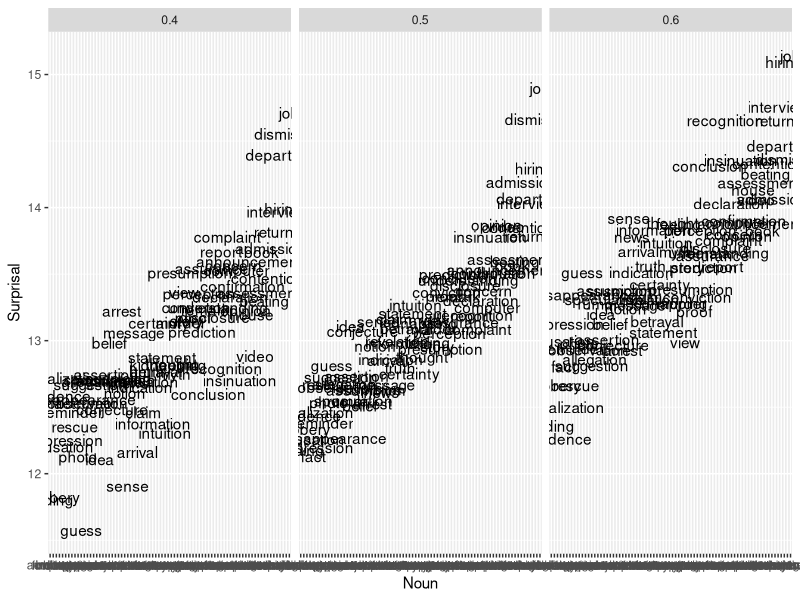

Generate this figure with R: (Note: this script raises an error after producing the figure.)
library(tidyr)
library(dplyr)



data = read.csv("averages_Coher.tsv", quote='"', sep="\t")



library(ggplot2)


library(lme4)


hasNewWords = unique((data %>% filter(Noun == "kidnapping"))$deletion_rate)

data = data %>% filter(deletion_rate %in% hasNewWords)

dataM = data %>% group_by(deletion_rate, Noun) %>% summarise(Surprisal = mean(Surprisal))

dataM2 = data %>% group_by(Noun) %>% summarise(Surprisal = mean(Surprisal))
dataM2 = dataM2[order(dataM2$Surprisal),]

dataM$Noun = factor(dataM$Noun, levels=dataM2$Noun)

plot = ggplot(dataM, aes(x=Noun, y=Surprisal)) + geom_text(aes(label=Noun)) + facet_wrap(~deletion_rate)
write.csv(dataM2, file="output/analyze_Coher.R")



data = data %>% select(-Condition.C) %>% pivot_wider(names_from=c(Condition), values_from=c(Surprisal, ThatFraction))

data$SurpDiff = data$Surprisal_g-data$Surprisal_u
data$ThatDiff = data$ThatFraction_g-data$ThatFraction_u

######################################################
# This seems like a good version for visualizing it



dataGrid = dataNormJudg %>% filter(Region %in% c("V2_0", "V2_1", "V1_0","V1_1", "EOS_0")) %>% group_by(deletion_rate, predictability_weight, Noun, RatioSC, Condition, ID) %>% summarise(Surprisal = sum(Surprisal)) %>% mutate(SurprisalLogLikRatio = (Surprisal) - (ifelse(Condition == "u", 25.7, 43)))

tValues = data.frame()
for(deletion_rate_ in unique(dataNormJudg$deletion_rate)) {
  for(predictability_weight_ in unique(dataNormJudg$predictability_weight)) {
          d2 = dataGrid %>% filter(deletion_rate==deletion_rate_, predictability_weight==predictability_weight_)
	  d2$RatioSC.C = d2$RatioSC-mean(d2$RatioSC, na.rm=TRUE)
	  d2$Condition.C = (d2$Condition=="u")-0.5

          if(nrow(d2) > 1) {
                  if(length(unique(d2$ID)) > 1) {
          tValue = coef(summary(lmer(SurprisalLogLikRatio ~ RatioSC.C*Condition.C + (1+Condition.C|Noun) + (1+RatioSC+RatioSC.C*Condition.C+Condition.C|ID), data=d2 %>% mutate(ID=as.factor(ID)))))[4,3]
                  } else {
          tValue = coef(summary(lm(SurprisalLogLikRatio ~ RatioSC.C*Condition.C, data=d2 %>% mutate(ID=as.factor(ID)))))[4,3]
                  }
          tValues = rbind(tValues, data.frame(predictability_weight=c(predictability_weight_), deletion_rate=c(deletion_rate_), tValue=c(paste("t =",round(tValue, 4)))))
	  }
}
}


dataGrid = dataGrid %>% group_by(deletion_rate, predictability_weight, Noun, RatioSC, Condition) %>% summarise(SurprisalLogLikRatio = mean(SurprisalLogLikRatio))

dataGridNorm = dataGrid %>% group_by(deletion_rate, predictability_weight) %>% summarise(MeanSurprisalLogLikRatio = mean(SurprisalLogLikRatio), SDSurprisalLogLikRatio = sd(SurprisalLogLikRatio))
dataGrid = merge(dataGrid, dataGridNorm, by=c("deletion_rate", "predictability_weight"))
ggplot(dataGrid, aes(x=RatioSC, y=(SurprisalLogLikRatio - MeanSurprisalLogLikRatio)/SDSurprisalLogLikRatio, group=Condition, color=Condition)) + geom_smooth(method='lm') + theme_bw() + geom_point() + geom_label(data=tValues, aes(x=-2, y=0, label=tValue, group=NA, color=NA)) + facet_grid(deletion_rate~predictability_weight, scales="free") + xlab("log P(SC|the NOUN)") + ylab("Predicted Ratings")
ggsave("figures/logLikelihoodRatio_NormJudg_NEW_grid.pdf", height=10, width=6)

ggplot(dataGrid, aes(x=RatioSC, y=(SurprisalLogLikRatio - MeanSurprisalLogLikRatio)/SDSurprisalLogLikRatio, group=Condition, color=Condition)) + geom_smooth(method='lm') + theme_bw() + geom_point(alpha=0.2) + facet_grid(deletion_rate~predictability_weight, scales="free") + xlab("log P(SC|the NOUN)") + ylab("Predicted Ratings")
ggsave("figures/logLikelihoodRatio_NormJudg_NEW_grid_plain.pdf", height=5, width=5)



dataGrid$Condition_ = as.factor(1-as.numeric(dataGrid$Condition))
ggplot(dataGrid %>% filter(predictability_weight == 0.5, deletion_rate %in% c(0.1, 0.3, 0.5, 0.7)), aes(x=RatioSC, y=(SurprisalLogLikRatio - MeanSurprisalLogLikRatio)/SDSurprisalLogLikRatio, group=Condition_, color=Condition_)) + geom_smooth(method='lm') + theme_bw() + geom_point(alpha=0.2) + facet_grid(deletion_rate~1, scales="free") + xlab("log P(SC|the NOUN)") + ylab("Predicted Ratings")



